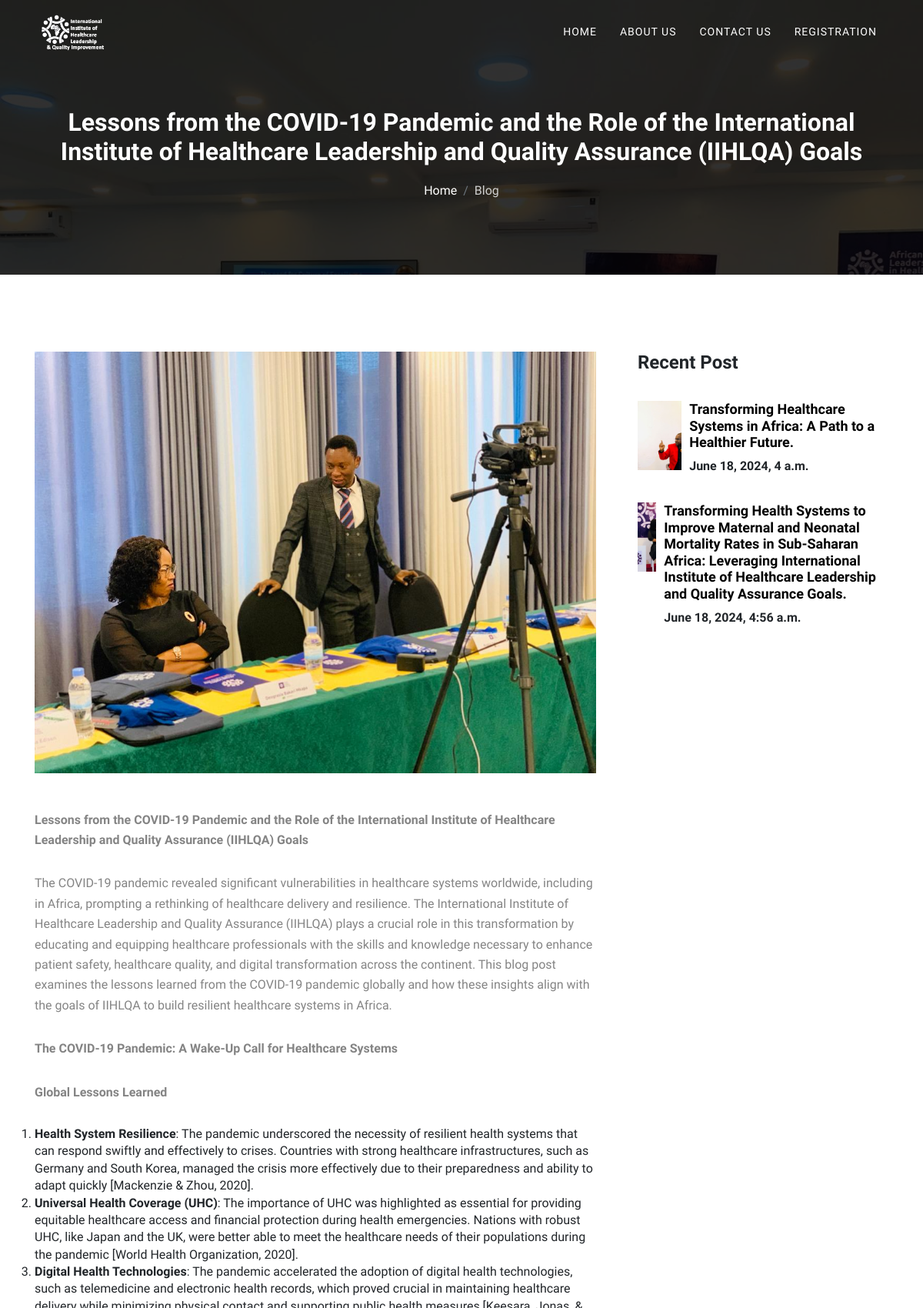
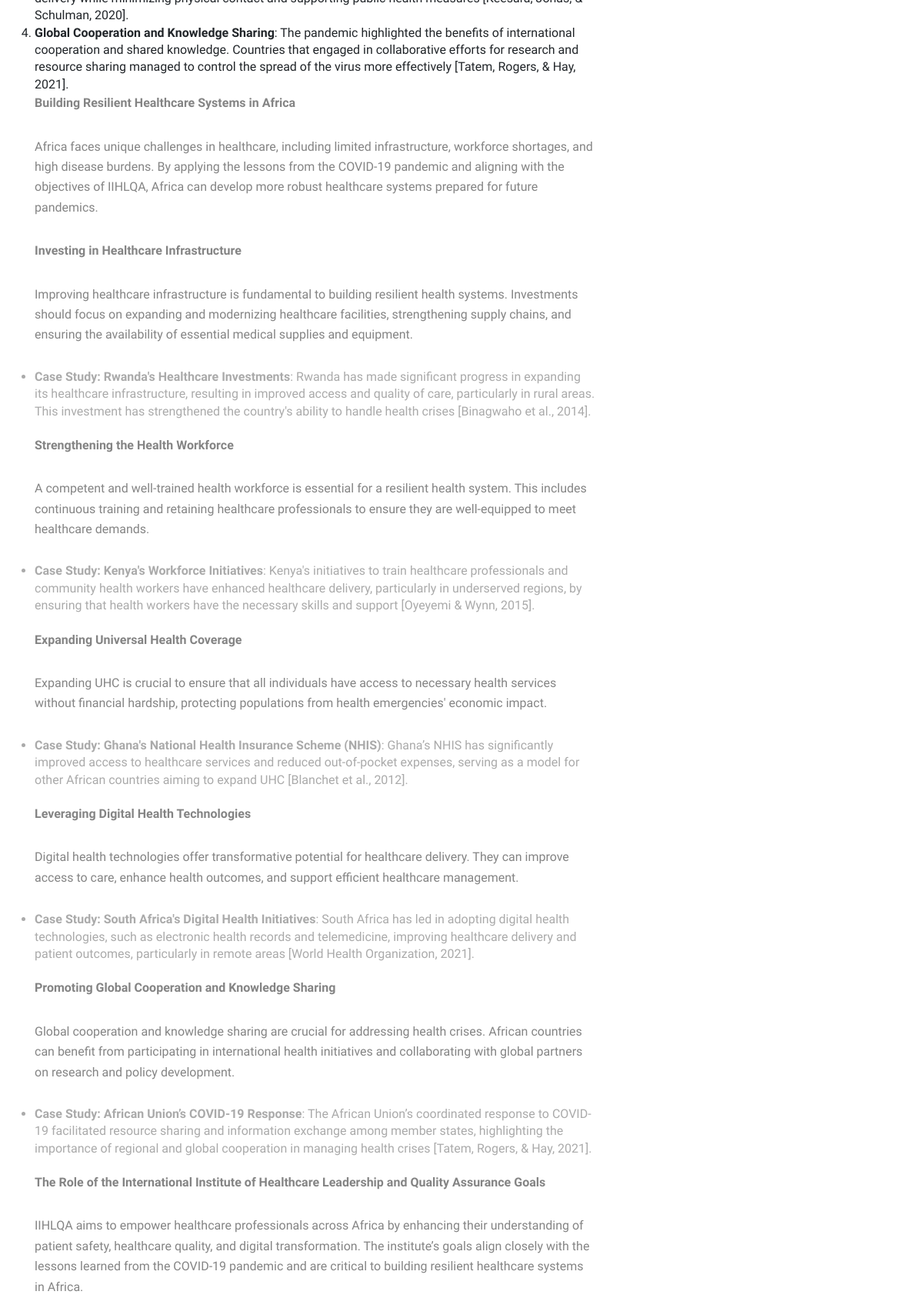
The page /post_details/lessons-from-the-covid-19-pandemic-and-the-role-of (upper part) on the database its author committed (2 pictures, top to bottom).
### ALIHF_blog/models.py (models this page shows, shortened)
class BlogPost(models.Model):
    blog_id = models.UUIDField(default=uuid.uuid4, primary_key=True, unique=True, editable=False)
    title = models.CharField(max_length=500)
    body = CKEditor5Field(config_name='extends')
    slug = models.SlugField(unique=True)
    image = models.ImageField(upload_to='images', blank=True, null=True)
    created = models.DateTimeField(auto_now_add=True)
    modified = models.DateTimeField(auto_now=True)

### ALIHF_blog/views.py (the view)
# urls.py: path('post_details/<slug>', PostDetailView.as_view(), name='post_details'),
class PostDetailView(DetailView):
    model = BlogPost
    template_name = "frontend/post_details.html"
    def get_context_data(self, **kwargs):
        context = super(PostDetailView, self).get_context_data(**kwargs)
        context['recent'] = BlogPost.objects.exclude(blog_id__exact=context['object'].blog_id)[:3]
        return context

### Templates/frontend/post_details.html (shortened to what this page needs)
{% extends "base_front.html" %}
{% load static %}
{% block head %} {% include "partials/head.html" %} {%endblock %}
{% block body %}
	{% block nav %} {% include "partials/nav.html" %} {%endblock %}
<section class="single-page-header">
	<div class="container">
		<div class="row">
			<div class="col-md-12">
				<h2>{{object.title}}</h2>
				<ol class="breadcrumb header-bradcrumb justify-content-center">
					<li class="breadcrumb-item"><a href="{% url 'basic:home' %}" class="text-white">Home</a></li>
					<li class="breadcrumb-item active" aria-current="page">Blog</li>
				</ol>
			</div>
		</div>
	</div>
</section>
<section class="blog-details section">
  <div class="container">
    <div class="row">
      <div class="col-lg-8">
        <article class="post">
          <div class="post-image mb-5">
            <img loading="lazy" class="img-fluid w-100" src="{{object.image.url}}" alt="post-image">
          </div>
          <div class="post-content">
            <p>{{ object.body|safe }}</p>
          </div>
        </article>
      </div>
      <div class="col-lg-4 mt-5 mt-lg-0">
        <aside class="sidebar pl-0 pl-lg-4">
          <div class="widget-post widget">
            <h2>Recent Post</h2>
            <ul class="widget-post-list">
              {% for blog in recent %}
              <li class="widget-post-list-item">
                <div class="widget-post-image">
                  <a href="{% url 'blog:post_details' blog.slug %}">
                    <img loading="lazy" src="{{blog.image.url}}" alt="post-img">
                  </a>
                </div>
                <div class="widget-post-content">
                  <a href="{% url 'blog:post_details' blog.slug %}">
                    <h5>{{blog.title}}.</h5>
                  </a>
                  <h6>{{blog.created}}</h6>
                </div>
              </li>
              {% endfor %}
            </ul>
          </div>
        </aside>
      </div>
    </div>
  </div>
</section>
{%endblock %}

### Static/home/css/style.css (style rules this page uses)
body { line-height: 1.4; font-family: "Source Sans Pro", sans-serif; -webkit-font-smoothing: antialiased; }
p { font-family: "Source Sans Pro", sans-serif; color: #848484; font-size: 16px; line-height: 1.65; }
h1, h2, h3, h4, h5, h6 { font-family: "Catamaran", sans-serif; font-weight: 600; }
ol, ul { margin: 0; padding: 0; }
a { transition: all 0.3s ease-in 0s; }
a, a:focus, a:hover { text-decoration: none; outline: 0; }
.section { padding: 100px 0; }
.header-bradcrumb { background: transparent; }
.header-bradcrumb a, .header-bradcrumb .active { color: #cfcfcf; font-weight: 200; font-family: "Source Sans Pro", sans-serif; }
.single-page-header { background-image: url("../images/company/about.jpg"); background-size: cover; padding: 140px 0 70px; text-align: center; color: #fff; position: relative; }
.single-page-header:before { background: rgba(0, 0, 0, 0.8); position: absolute; content: ""; top: 0; right: 0; left: 0; bottom: 0; }
.post-content ul { margin-bottom: 20px; }
.post-content ul li { color: #aaa; }
.post-content p { margin-bottom: 30px; }
.widget { margin-bottom: 30px; }
.widget h2 { font-size: 24px; margin-bottom: 20px; }
.widget-post-list { padding-left: 0; }
.widget-post-list-item { padding: 15px 0; display: flex; }
.widget-post-image { margin-right: 10px; height: 90px; width: 130px; overflow: hidden; }
.widget-post-image img { height: 90px; width: auto; }
.widget-post-content h5 { font-size: 18px; margin-bottom: 10px; transition: 0.3s ease; color: #000; }

### rows shown on the page
BlogPost: title "Lessons from the COVID-19 Pandemic and the Role of the International Institute of Healthcare Leadership and Quality Assurance (IIHLQA) Goals", image (picture), body "Lessons from the COVID-19 Pandemic and the Role of the International Institute of Healthcare Leadership and Quality Assurance (IIHLQA) Goals The COVID-19 pandemic revealed significant vulnerabilities in healthcare systems worldwide, including in Africa, prompting a rethinking of healthcare delivery and resilience. The International Institute of Healthcare Leadership and Quality Assurance (IIHLQA) plays a crucial role in this transformation by educating and equipping healthcare professionals with the skills and knowledge necessary to enhance patient safety, healthcare quality, and digital transformation across the continent. This blog post examines the lessons learned from the COVID-19…"
BlogPost: image (picture), title "Transforming Healthcare Systems in Africa: A Path to a Healthier Future", created "June 18, 2024, 4 a.m."
BlogPost: image (picture), title "Transforming Health Systems to Improve Maternal and Neonatal Mortality Rates in Sub-Saharan Africa: Leveraging International Institute of Healthcare Leadership and Quality Assurance Goals", created "June 18, 2024, 4:56 a.m."
